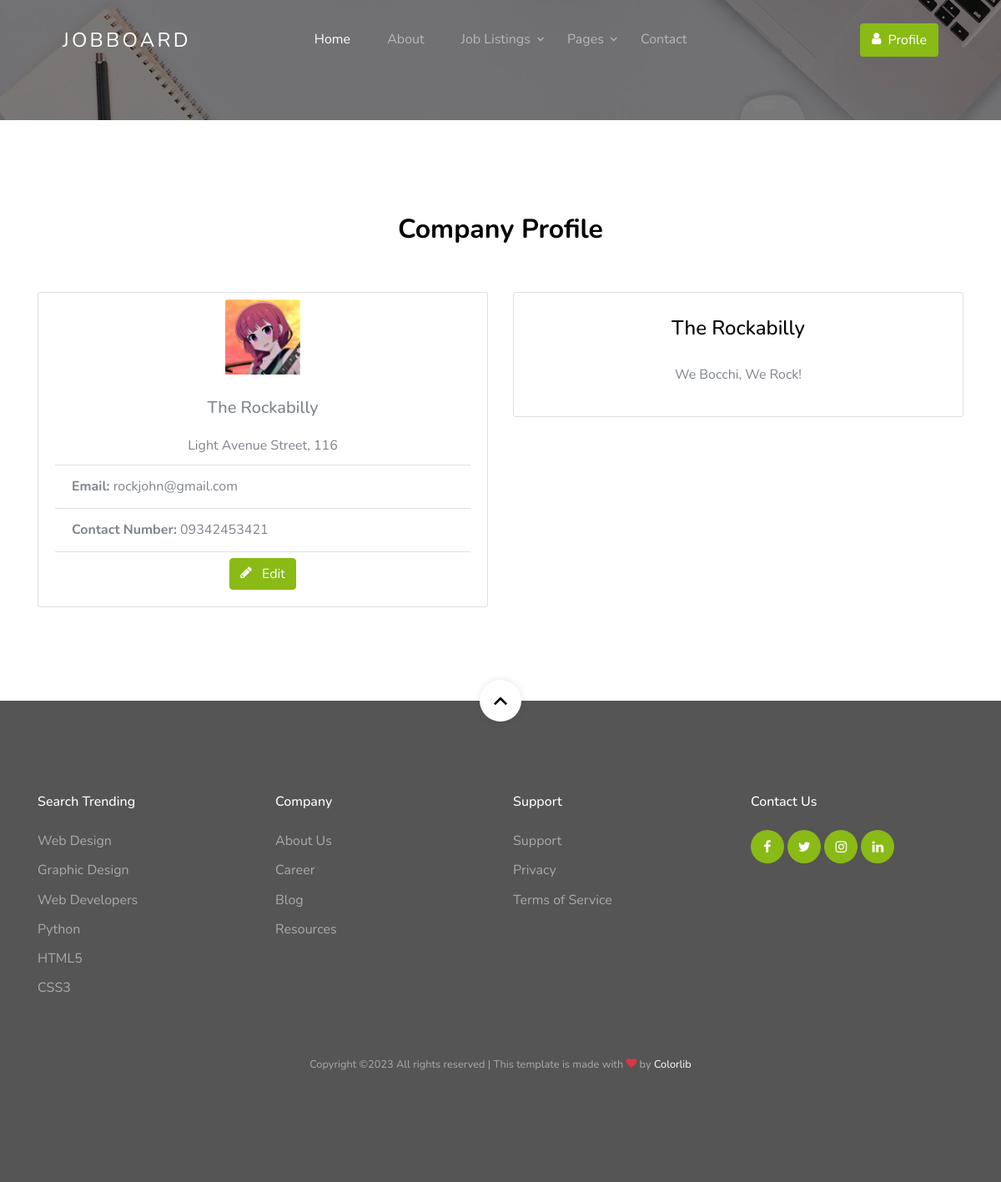
/company_profile/ (signed in), run on an earlier commit of the app's database.
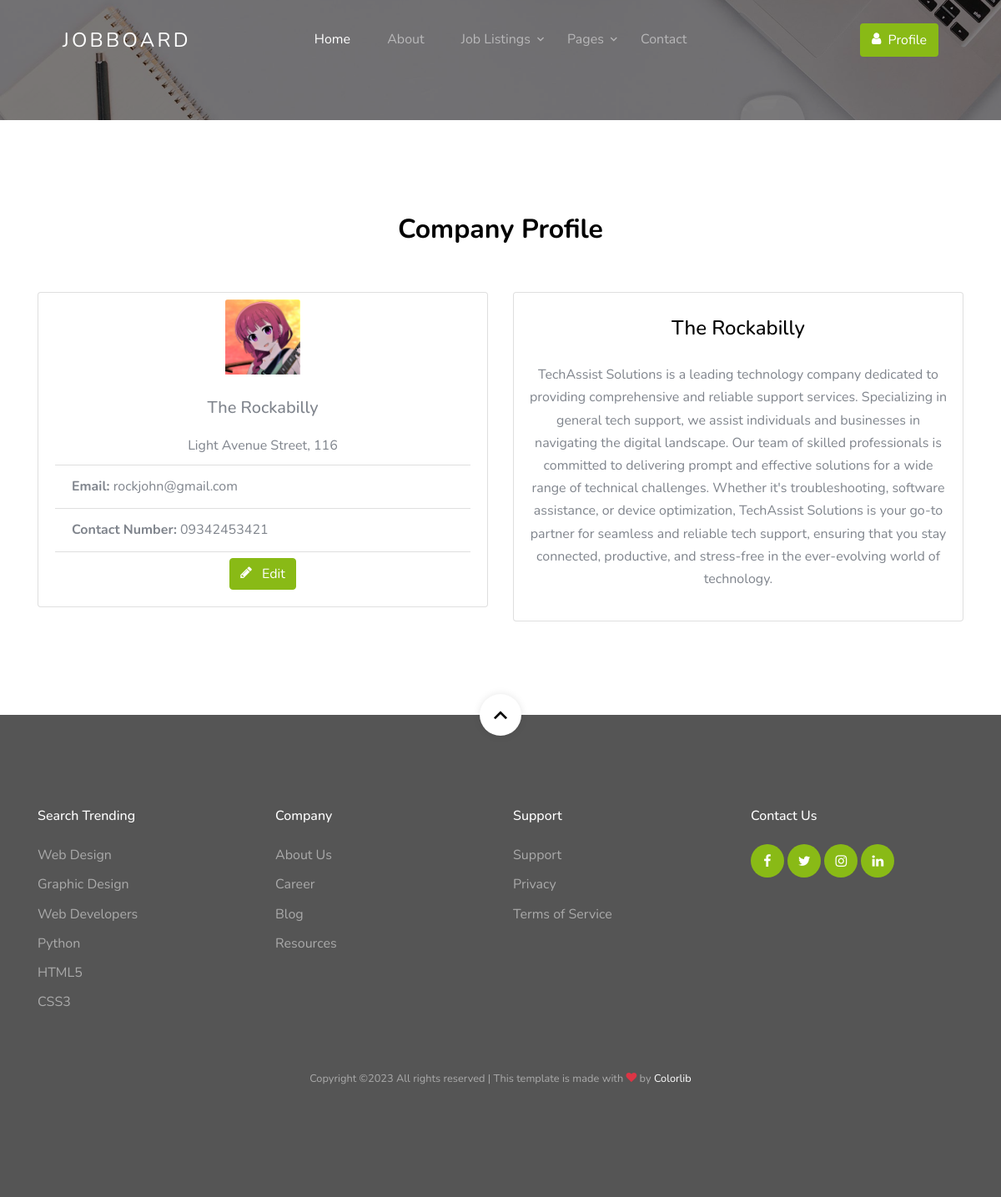
And on a later commit of the database.
### website/models.py (models this page shows, shortened)
class Employer(models.Model):
    user_profile = models.OneToOneField(UserProfile, on_delete=models.CASCADE, related_name='employer')
    company_name = models.CharField(max_length=255)
    company_address = models.CharField(max_length=255)
    company_email = models.EmailField()
    contact_number = models.CharField(max_length=15)
    company_logo = models.ImageField(upload_to='company_logo/', null=True, blank=True)
    company_desc = models.CharField(max_length=655, null=True, blank=True)

### website/views.py (the view)
# urls.py: path('company_profile/', views.company_profile, name="company_profile"),
@login_required
def company_profile(request):
    try:
        employer = Employer.objects.get(user_profile__user=request.user)
    except Employer.DoesNotExist:
        employer = None
    if request.method == 'POST':
        form = EmployerEditForm(request.POST, request.FILES, instance=employer)
        if form.is_valid():
            form.save()
            return redirect('company_profile')
    else:
        form = EmployerEditForm(instance=employer)
    return render(request, 'company_profile.html', {'employer': employer, 'form': form})

### website/templates/company_profile.html (shortened to what this page needs)
{% extends "base/base.html" %}
{% load static %}
{% block template %}
    {% include "base/navbar.html" %}
    <section class="section-hero overlay inner-page bg-image" style="background-image: url('{%static 'website/images/hero_1.jpg'%}');" id="home-section">
    </section>
    <section class="site-section" id="company-profile-section">
        <div class="container">
            <div class="row justify-content-center mb-5">
                <div class="col-md-7 text-center">
                    <h2 class="section-title mb-2">Company Profile</h2>
                </div>
            </div>
        <div class="row">
            <div class="col-md-6">
                {% if employer %}
                    <div class="card">
                        <div class="row justify-content-center mt-2">
                        {% if employer.company_logo %}
                        <img src="{{ employer.company_logo.url }}" class="card-img-top img-fluid logo-8"alt="Company Logo">
                        {% else %}
                        <img src="{%static 'website/images/default_logo.png'%}" class="card-img-top img-fluid logo-8"alt="Company Logo">
                        {% endif %}
                        </div>
                        <div class="card-body">
                            <div class="row justify-content-center mt-2">
                                <h5 class="card-title">{{ employer.company_name }}</h5>
                            </div>
                            <div class="row justify-content-center mt-2">
                                <p class="card-text mb-2">{{ employer.company_address }}</p>
                            </div>
                            <ul class="list-group list-group-flush">
                                <li class="list-group-item">
                                    <strong>Email:</strong> {{ employer.company_email }}
                                </li>
                                <li class="list-group-item">
                                    <strong>Contact Number:</strong> {{ employer.contact_number }}
                                </li>
                            </ul>
                            {% if user == request.user %}
                            <div class="mt-2 align-items-center text-center">
                                <a href="#" data-toggle="modal" data-target="#editEmployerProfileModal" class="btn btn-primary text-center">
                                <i class="mr-2 icon-pencil"></i> Edit
                                </a>
                            </div>
                            {% endif %}
                        </div>
                    </div>
                {% else %}
                    <p>No company profile found.</p>
                {% endif %}
            </div>
            <div class="col-md-6">
                {% if employer %}
                    <div class="card">
                        <div class="card-body text-center">
                            <div class="row justify-content-center mt-2">
                                <h4 class="card-title">{{ employer.company_name }}</h5>
                            </div>
                            <div class="row justify-content-center mt-2">
                                <p class="card-text mb-2 p-2">{{ employer.company_desc }}</p>
                            </div>
                        </div>
                    </div>
                {% else %}
                    <p>No company profile found.</p>
                {% endif %}
            </div>
        </div>
        </div>
    </section>
{% include "base/footer.html" %}
{% endblock %}

What changed in the data, as far as the page shows it:
changed Employer "The Rockabilly": company_desc "We Bocchi, We Rock!" → "TechAssist Solutions is a leading technology company dedicated to providing comprehensive and reliable support services. Specializing in general tech support, we assist individuals and businesses in navigating the digital landscape. Our team of skilled professionals is committed to delivering prompt and effective solutions for a wide range of technical challenges. Whether it's troubleshooting, software assistance, or device optimization, TechAssist Solutions is your go-to partner for seamless and reliable tech support, ensuring that you stay connected, productive, and stress-free in the ever-evolving world of technology."
